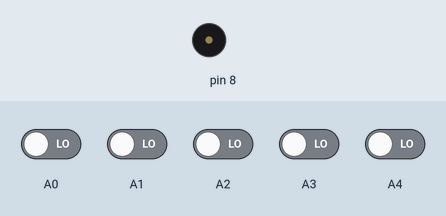
Simulated run of this sketch. Board: Arduino Uno, built with avr-gcc and run on an emulated ATmega328P. On the bench: buzzer (waves = sounding). The inputs (shaded band) are chosen by the test bench; at power-on: A0–4 LOW.

Above: at 1.2 s.
1.3 s: A0 driven HIGH
At 2.7 s:
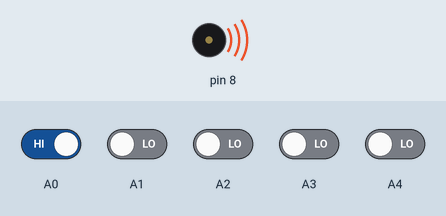
Timing chart, 0 to 4.3 s (numbered marks = the images above; inputs shaded):
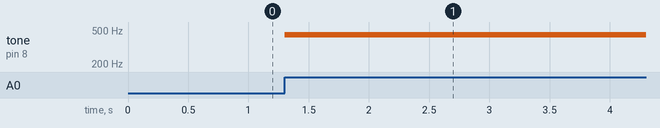

Measured:
- after the input at 1.3 s, tone on pin 8: silent → 440 Hz at once

The sketch:

sketch_aug28a.ino
```cpp
// C++ code

int pos = 0;

void setup()
{
  pinMode(A0, INPUT);
  pinMode(8, OUTPUT);
  pinMode(A1, INPUT);
  pinMode(A2, INPUT);
  pinMode(A3, INPUT);
  pinMode(A4, INPUT);
}

void loop()
{
  if (digitalRead(A0) == HIGH) {
    tone(8, 440, 100);
  }
  if (digitalRead(A1) == HIGH) {
    tone(8, 494, 100);
  }
  if (digitalRead(A2) == HIGH) {
    tone(8, 323, 100);
  }
  if ( digitalRead(A3) == HIGH) {
    tone(8, 432, 100);
  }
  if (digitalRead(A4) == HIGH) {
    tone(8, 435, 100);
  }

  delay(20);
}
```
